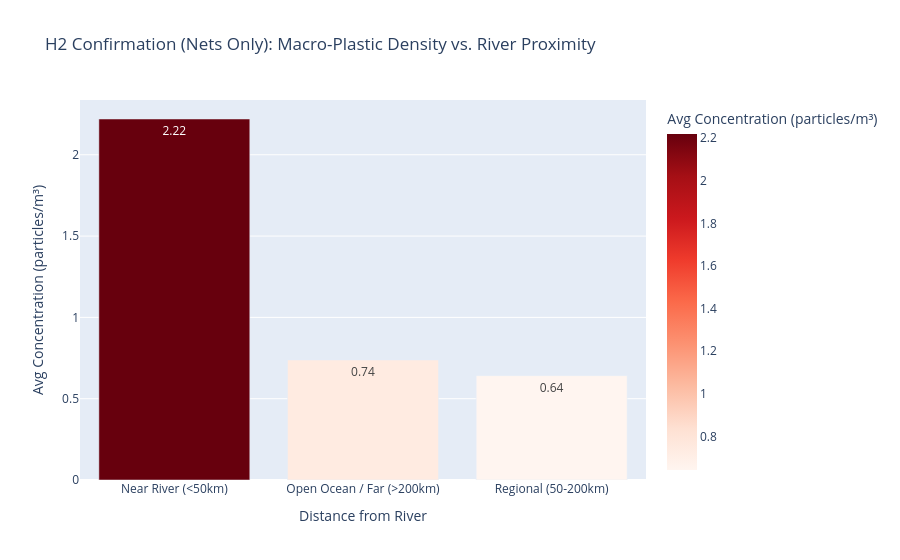
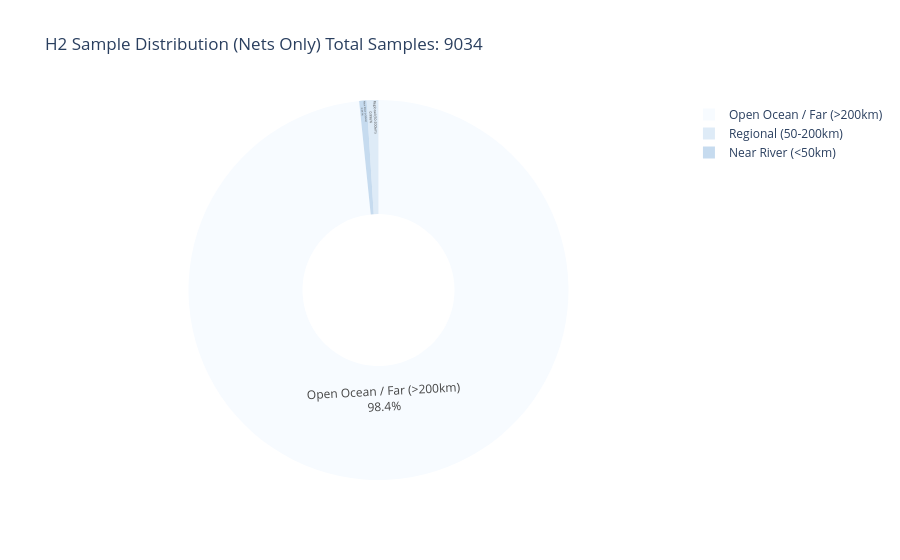

Notebook code for these charts, in order:
### Markdown cell above
### Visualization Hypothesis 2

### Code cell
# 2. Load Top 50 Rivers (for distance calculation)
# We assume 'emission_points' has 'lat' and 'lon' (or 'lng')
rivers_df = pd.read_sql("""
    SELECT lat, lon, emission_tons_year 
    FROM emission_points 
    ORDER BY emission_tons_year DESC 
    LIMIT 50
""", engine)

# 3. Load Plastic Data (NETS ONLY)
# We filter for '%net%' directly in SQL to ensure clean data
plastic_query = """
    SELECT lat, lng, concentration 
    FROM observed_plastic 
    WHERE concentration > 0 
      AND sampling_method LIKE '%net%'
"""
plastic_df = pd.read_sql(plastic_query, engine)

print(f"Analyzing {len(plastic_df)} Net samples against Top 50 Rivers...")

if len(plastic_df) == 0:
    print("No net samples found! Check your 'sampling_method' values in SQL.")
else:
    # 4. Calculate Distances (Vectorized NumPy)
    R = 6371.0
    rivers_rad = np.radians(rivers_df[['lat', 'lon']].values)
    plastic_rad = np.radians(plastic_df[['lat', 'lng']].values)

    dlat = plastic_rad[:, None, 0] - rivers_rad[None, :, 0]
    dlon = plastic_rad[:, None, 1] - rivers_rad[None, :, 1]
    a = np.sin(dlat/2.0)**2 + np.cos(plastic_rad[:, None, 0]) * np.cos(rivers_rad[None, :, 0]) * np.sin(dlon/2.0)**2
    c = 2 * np.arcsin(np.sqrt(a))
    distances = R * c
    min_dist = distances.min(axis=1)

    plastic_df['dist_to_nearest_top_50_km'] = min_dist

    # 5. Categorize
    def categorize(dist):
        if dist <= 50: return 'Near River (<50km)'
        elif dist <= 200: return 'Regional (50-200km)'
        else: return 'Open Ocean / Far (>200km)'

    plastic_df['proximity_zone'] = plastic_df['dist_to_nearest_top_50_km'].apply(categorize)

    # 6. Aggregate
    summary_df = plastic_df.groupby('proximity_zone').agg(
        sample_count=('concentration', 'count'),
        avg_density=('concentration', 'mean'),
        max_hotspot=('concentration', 'max')
    ).reset_index()

    # Calculate Global Average for Relative Index
    global_avg = plastic_df['concentration'].mean()
    summary_df['relative_density_index'] = (summary_df['avg_density'] / global_avg).round(2)

    # Optional: Save this new clean result back to SQL
    summary_df.to_sql('h2_proximity_analysis_nets', con=engine, if_exists='replace', index=False)
    print(" New table 'h2_proximity_analysis_nets' saved.")

    # 7. PLOT 1: Bar Chart
    fig_density = px.bar(
        summary_df, 
        x='proximity_zone', 
        y='avg_density', 
        title='H2 Confirmation (Nets Only): Macro-Plastic Density vs. River Proximity',
        labels={'proximity_zone': 'Distance from River', 'avg_density': 'Avg Concentration (particles/m³)'},
        color='avg_density',
        color_continuous_scale='Reds',
        text_auto='.2f'
    )
    fig_density.update_layout(showlegend=False)
    fig_density.show()

    # 8. PLOT 2: Pie Chart
    fig_samples = px.pie(
        summary_df, 
        values='sample_count', 
        names='proximity_zone', 
        title=f'H2 Sample Distribution (Nets Only)\nTotal Samples: {len(plastic_df)}',
        color_discrete_sequence=px.colors.sequential.Blues,
        hole=0.4
    )
    fig_samples.update_traces(textposition='inside', textinfo='percent+label')
    fig_samples.show()

    # 9. Print Stats
    print("\nKey Findings (Nets Only):")
    print(summary_df.to_string(index=False))

### Figure 1 — Plotly figure (JSON) as saved in the notebook; plotly's stock layout.template omitted (floating-point values rounded to 4 significant figures)
{"data": [{"hovertemplate": "Distance from River=%{x}<br>Avg Concentration (particles/m³)=%{marker.color}<extra></extra>", "legendgroup": "", "marker": {"color": [2.22, 0.7382, 0.6418], "coloraxis": "coloraxis", "pattern": {"shape": ""}}, "name": "", "orientation": "v", "showlegend": false, "textposition": "auto", "texttemplate": "%{y:.2f}", "type": "bar", "x": ["Near River (<50km)", "Open Ocean / Far (>200km)", "Regional (50-200km)"], "xaxis": "x", "y": [2.22, 0.7382, 0.6418], "yaxis": "y"}], "layout": {"barmode": "relative", "coloraxis": {"colorbar": {"title": {"text": "Avg Concentration (particles/m³)"}}, "colorscale": [[0, "rgb(255,245,240)"], [0.125, "rgb(254,224,210)"], [0.25, "rgb(252,187,161)"], [0.375, "rgb(252,146,114)"], [0.5, "rgb(251,106,74)"], [0.625, "rgb(239,59,44)"], [0.75, "rgb(203,24,29)"], [0.875, "rgb(165,15,21)"], [1, "rgb(103,0,13)"]]}, "legend": {"tracegroupgap": 0}, "showlegend": false, "title": {"text": "H2 Confirmation (Nets Only): Macro-Plastic Density vs. River Proximity"}, "xaxis": {"anchor": "y", "domain": [0, 1], "title": {"text": "Distance from River"}}, "yaxis": {"anchor": "x", "domain": [0, 1], "title": {"text": "Avg Concentration (particles/m³)"}}}}

### Figure 2 — Plotly figure (JSON) as saved in the notebook; plotly's stock layout.template omitted (floating-point values rounded to 4 significant figures)
{"data": [{"domain": {"x": [0, 1], "y": [0, 1]}, "hole": 0.4, "hovertemplate": "proximity_zone=%{label}<br>sample_count=%{value}<extra></extra>", "labels": ["Near River (<50km)", "Open Ocean / Far (>200km)", "Regional (50-200km)"], "legendgroup": "", "name": "", "showlegend": true, "textinfo": "percent+label", "textposition": "inside", "type": "pie", "values": [57, 8887, 90]}], "layout": {"legend": {"tracegroupgap": 0}, "piecolorway": ["rgb(247,251,255)", "rgb(222,235,247)", "rgb(198,219,239)", "rgb(158,202,225)", "rgb(107,174,214)", "rgb(66,146,198)", "rgb(33,113,181)", "rgb(8,81,156)", "rgb(8,48,107)"], "title": {"text": "H2 Sample Distribution (Nets Only)\nTotal Samples: 9034"}}}
